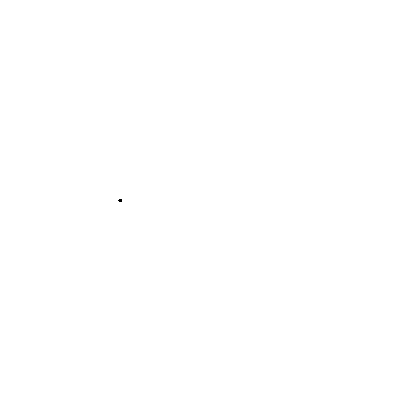
Frame 1 (no input)
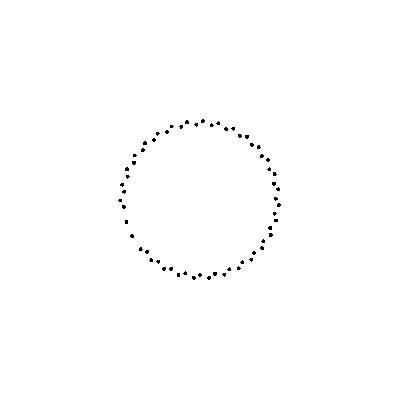
Frame 60 (the mouse pressed at the canvas centre just before this capture)
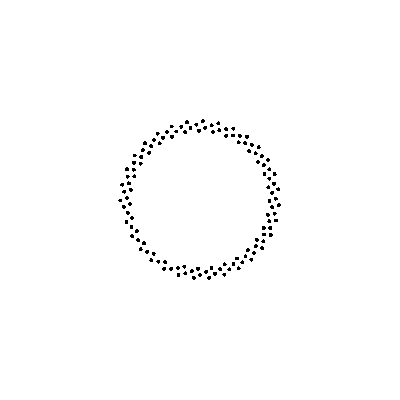
Frame 120 (the mouse held since frame 60 and released just before this capture)

The Processing sketch that drew these frames (run headless with seeded random() and noise(); from frame 60 on, the mouse is pressed at the canvas centre):

// Processing sketch: processing_182961
// ── processing_182961.pde

float r = 80;
float theta = PI;     //start position. 0 starts at 3 o'clock
					  //PI at 9 o'clock
float drawSpeed =  0.20;  //the higher the value the faster 0.1 is very fast
float spiralCoil = 0.10; //the lower the value the tighter the coil
boolean clockwise = true;  

void setup()
{
  size(400, 400);
  background(255);
  smooth(0);


}

void draw()
{

	 //offset 0,0 to be in the center of the screen
 	 translate(width/2, height/2);
 
	
	float x = r* cos(theta);
	float y = r * sin (theta);
	noStroke();
	fill(0);
	ellipse(x, y, 4, 4);
	if (r>0) {
		if (clockwise) {
			theta += drawSpeed;
	    } else {
	    	theta -= drawSpeed;
	    }
		r -= spiralCoil;
		println("stop");
	}
}

void mouseDragged()
{
// code that happens when the mouse moves
// with the button down
}

void mousePressed()
{
// code that happens when the mouse button
// is pressed
}

void mouseReleased()
{
// code that happens when the mouse button
// is released
}
